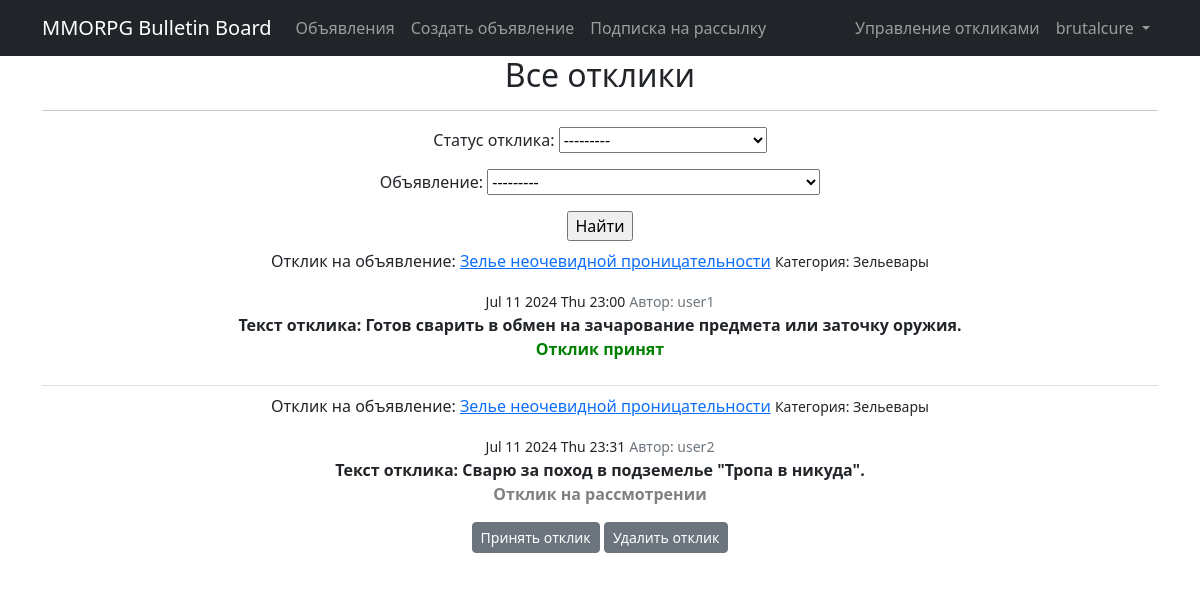
The page /ads/responses/ (signed in) on the database its author committed.
### accounts/models.py (models this page shows)
class User(AbstractUser):
    code = models.CharField(max_length=6, blank=True, null=True, default=None, unique=True)
    subscriber = models.BooleanField(default=False)

### BulletinBoard/models.py (models this page shows, shortened)
class Response(models.Model):
    responseAd = models.ForeignKey(Ad, on_delete=models.CASCADE)
    responseUser = models.ForeignKey(settings.AUTH_USER_MODEL, on_delete=models.CASCADE)
    text = models.TextField()
    dateCreation = models.DateTimeField(auto_now_add=True)
    status = models.CharField(max_length=8, choices=STATUS_CHOICES, default='PENDING')

class Ad(models.Model):
    author = models.ForeignKey(settings.AUTH_USER_MODEL, on_delete=models.CASCADE)
    adCategory = models.CharField(max_length=20, choices=CATEGORY_CHOICES)
    dateCreation = models.DateTimeField(auto_now_add=True)
    title = models.CharField(max_length=128)
    text = RichTextUploadingField(blank=True, null=True)
    def __str__(self):
        return f'{self.title}'

### BulletinBoard/views.py (the view)
# urls.py: path('responses/', response_list, name='response_list'),
@login_required
def response_list(request):
    ads = Ad.objects.filter(author=request.user)
    responses = Response.objects.filter(responseAd__in=ads)
    response_filter = ResponseFilter(request.GET, queryset=responses, request=request.user.id)
    ads_id = request.GET.get('ad_id')
    if ads_id:
        responses = responses.filter(responseAd_id=ads_id)
    return render(request, 'response_list.html', {'filter': response_filter, 'ads': ads, 'responses': responses})

### templates/response_list.html (shortened to what this page needs)
{% extends 'flatpages/default.html' %}
{% load custom_tags %}
{% block content %}
<h2>Все отклики</h2>
<hr>
<form action="" method="get">
   {{ filter.form.as_p }}
   <input type="submit" value="Найти" />
</form>
{% if filter.qs %}
    <ul class="list-group list-group-flush">
        {% for response in filter.qs %}
        <li class="list-group-item">
           <p>Отклик на объявление: <a href="{% url 'ad_detail' response.responseAd.id %}">{{ response.responseAd.title }}</a>
           <small class="fw-normal"> Категория: {{ response.responseAd.get_adCategory_display }}</small></p>
           <small class="fw-normal">{{ response.dateCreation|date:'M d Y D H:i' }}</small>
           <small class="text-muted">Автор: {{ response.responseUser }} </small>
           <div class="fw-bold">Текст отклика: {{ response.text }} </div>
           {% if response.status == 'ACCEPTED' %}
                <p style="color: green"><b>Отклик принят</b></p>
           {% else %}
                <p style="color: gray"><b>Отклик на рассмотрении</b></p>
           {% endif %}
           {% if response.status == 'PENDING' %}
           <a href="{% url 'response_accept' response.id %}" class="btn btn-secondary btn-sm">Принять отклик</a>
           <a href="{% url 'response_delete' response.id %}" class="btn btn-secondary btn-sm">Удалить отклик</a>
           {% endif %}
       </li>
       {% endfor %}
    </ul>
{% else %}
   <h2>Откликов нет!</h2>
{% endif %}
{% endblock content %}

### templates/flatpages/default.html (shortened to what this page needs)
<!DOCTYPE html>
<html lang="en">
    <head>
        {% load static %}
        <link href="{% static 'css/styles.css' %}" rel="stylesheet" />
    </head>
    <body>
        <nav class="navbar navbar-expand-lg navbar-dark bg-dark static-top">
            <div class="container">
                <a class="navbar-brand" href="{% url 'ad_list' %}">MMORPG Bulletin Board</a>
                <div class="collapse navbar-collapse" id="navbarResponsive">
                    <ul class="navbar-nav ml-auto">
                        <li class="nav-item">
                            <a class="nav-link" href="/ads/">Объявления</a>
                        </li>
                        <li class="nav-item">
                            {% if user.is_authenticated %}
                            <a class="nav-link" href="/ads/create">Создать объявление</a>
                            {% endif %}
                        </li>
                        <li class="nav-item">
                            {% if user.is_authenticated %}
                            <a class="nav-link" href="/ads/subscription/">Подписка на рассылку</a>
                            {% endif %}
                        </li>
                    </ul>
                    <ul class="navbar-nav ms-auto">
                        <li class="nav-item">
                            {% if user.is_authenticated %}
                            <a class="nav-link" href="/ads/responses">Управление откликами</a>
                            {% endif %}
                        </li>
                        <li class="nav-item dropdown">
                            <a class="nav-link dropdown-toggle" id="navbarDropdown" href="#" role="button" data-bs-toggle="dropdown" aria-expanded="false">
                                {% if user.is_authenticated %}
                                {{ user.username }}
                                {% else %}
                                Авторизация
                                {% endif %}
                            </a>
                        </li>
                    </ul>
                </div>
            </div>
        </nav>
        <div class="container">
            <div class="row">
                <div class="col-lg-12 text-center">
                    {% block content %}{% endblock content %}
                </div>
            </div>
        </div>
    </body>
</html>

### rows shown on the page
User: username "brutalcure"
Response: responseAd "Зелье неочевидной проницательности", responseAd.adCategory "Зельевары", dateCreation "Jul 11 2024 Thu 23:00", responseUser "user1", text "Готов сварить в обмен на зачарование предмета или заточку оружия.", status "Отклик принят"
Response: responseAd "Зелье неочевидной проницательности", responseAd.adCategory "Зельевары", dateCreation "Jul 11 2024 Thu 23:31", responseUser "user2", text "Сварю за поход в подземелье \"Тропа в никуда\".", status "Отклик на рассмотрении"
